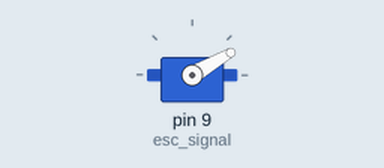
Simulated run of this sketch. Board: Arduino Uno, built with avr-gcc and run on an emulated ATmega328P. Shown: servo.

Above: at 0.1 s.
At 3.1 s:
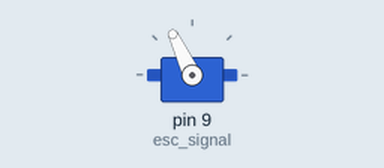
Timing chart, 0 to 4.6 s (numbered marks = the images above):
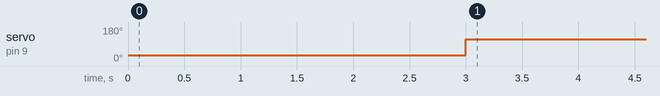

The sketch:

BLDC.ino
```cpp
#include <Servo.h>
Servo esc_signal;

void setup()
{
  esc_signal.attach(9);  //Specify here the pin number on which the signal pin of ESC is connected.
  esc_signal.write(30);   //ESC arm command. ESCs won't start unless input speed is less during initialization.
  delay(3000);            //ESC initialization delay.
}

void loop()
{

esc_signal.write(115);	  //Vary this between 40-130 to change the speed of motor. Higher value, higher speed.
//delay(15);
}
```

Measured:
- by itself, servo on pin 9 (esc_signal): 30° → 115° at 3.0 s
